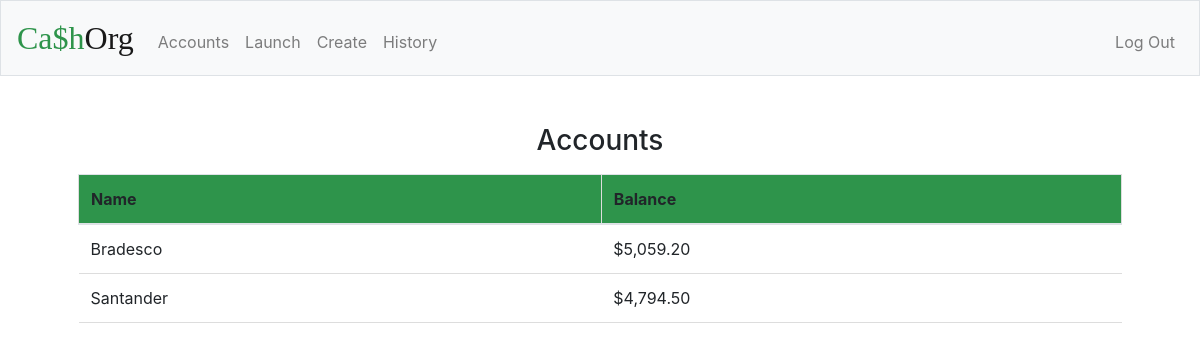
Page /accounts (signed in) on the committed database.
### tables this page shows
CREATE TABLE accounts (id INTEGER, user_id INTEGER, name TEXT NOT NULL, cash NUMERIC NOT NULL DEFAULT 0.00, PRIMARY KEY (id), FOREIGN KEY (user_id) REFERENCES users(id));

### application.py (the view)
@app.route('/accounts')
@login_required
def accounts():
    contas = db.execute('SELECT name, cash FROM accounts WHERE user_id = :user_id', user_id=session['user_id'])
    if not contas:
        return redirect('/create')
    else:
        return render_template('accounts.html', contas=contas)

### application.py (called while the page is built)
@app.after_request
def after_request(response):
    response.headers["Cache-Control"] = "no-cache, no-store, must-revalidate"
    response.headers["Expires"] = 0
    response.headers["Pragma"] = "no-cache"
    return response

### helpers.py (called while the page is built)
def login_required(f):
    @wraps(f)
    def decorated_function(*args, **kwargs):
        if session.get("user_id") is None:
            return redirect("/login")
        return f(*args, **kwargs)
    return decorated_function

def usd(value):
    return f"${value:,.2f}"

### templates/accounts.html (shortened to what this page needs)
{% extends "layout.html" %}
{% block main %}
    <h3>Accounts</h3>
    <table class='table'>
        <thead>
            <tr>
                <th>Name</th>
                <th>Balance</th>
            </tr>
        </thead>
        <tbody>
            {% for conta in contas %}
                <tr>
                    <td>{{conta['name']}}</td>
                    <td>{{conta['cash'] | usd}}</td>
                </tr>
            {% endfor %}
        </tbody>
    </table>
{% endblock %}

### static/styles.css (style rules this page uses)
.table { border-collapse: collapse; width: 100%; }
th, td { padding: 15px; text-align: left; border-bottom: 1px solid #ddd; }
th { background-color: #2e944b; border: 1px solid #ddd; }

### rows in the picture
accounts: name "Bradesco", cash "$5,059.20"
accounts: name "Santander", cash "$4,794.50"
